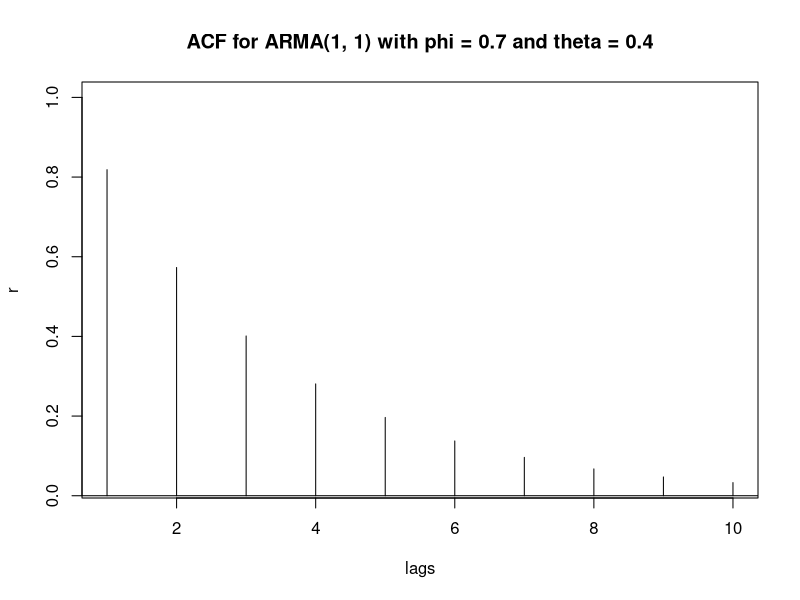
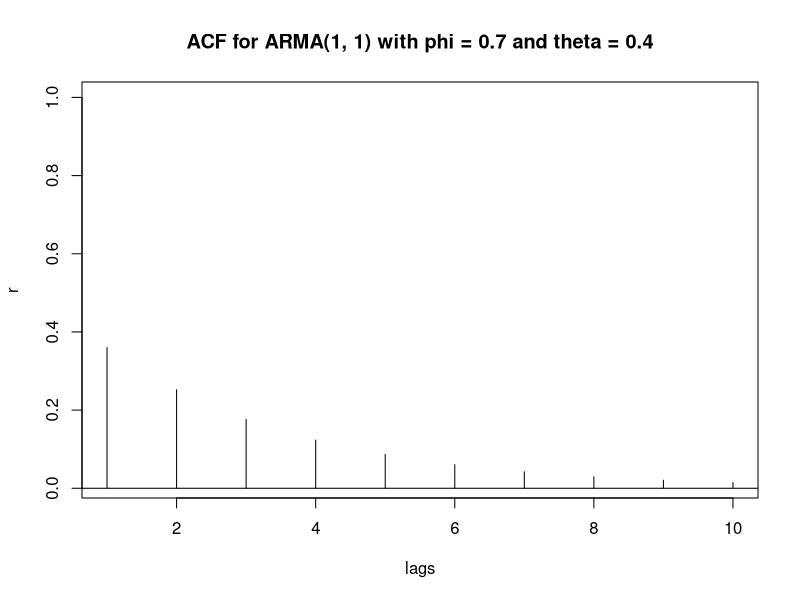
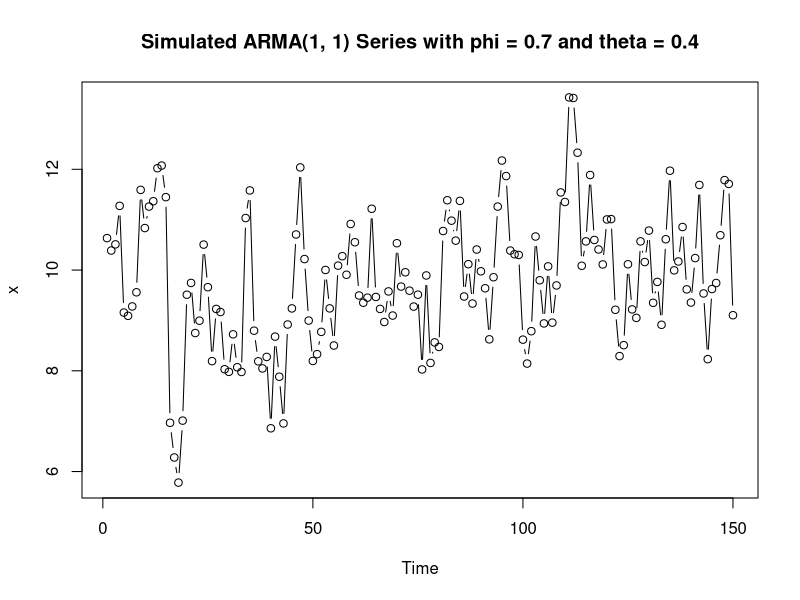
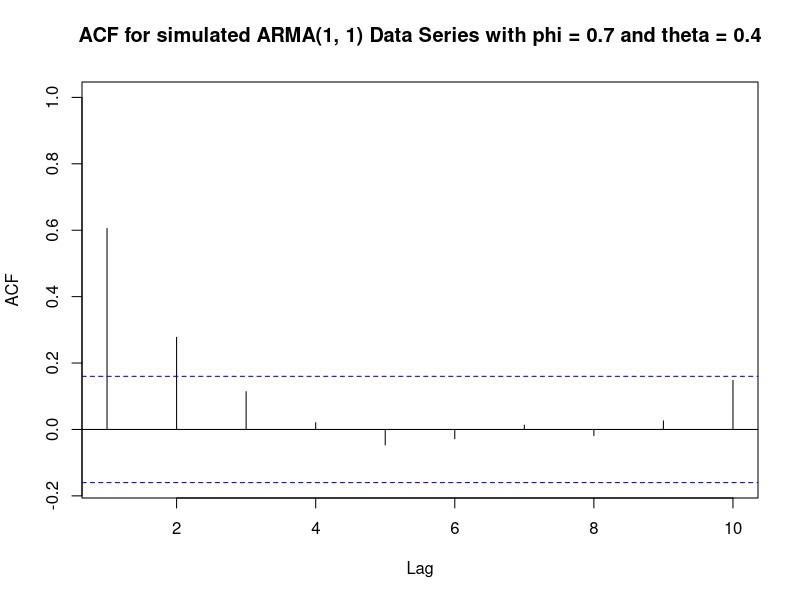
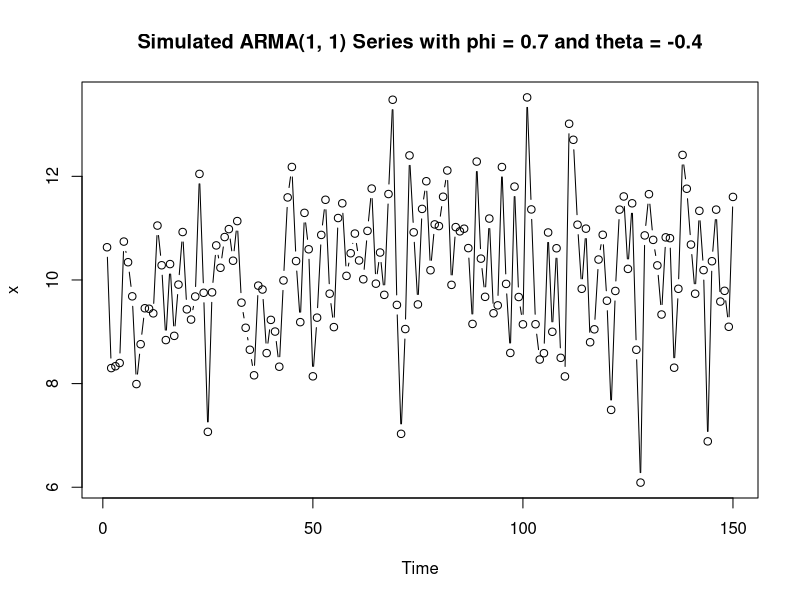
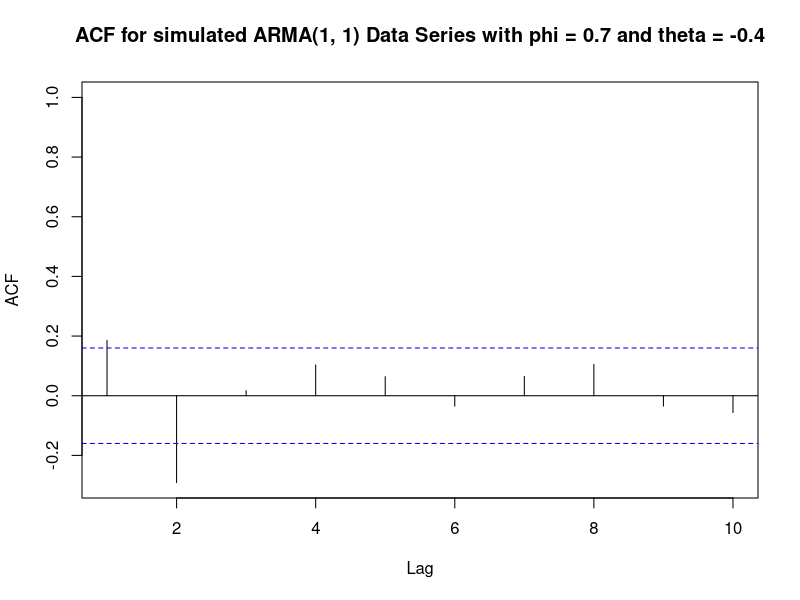
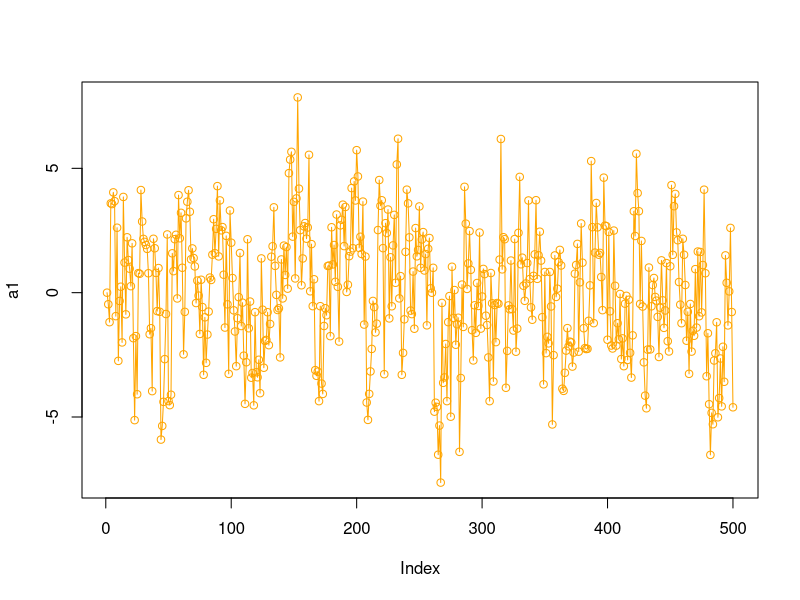
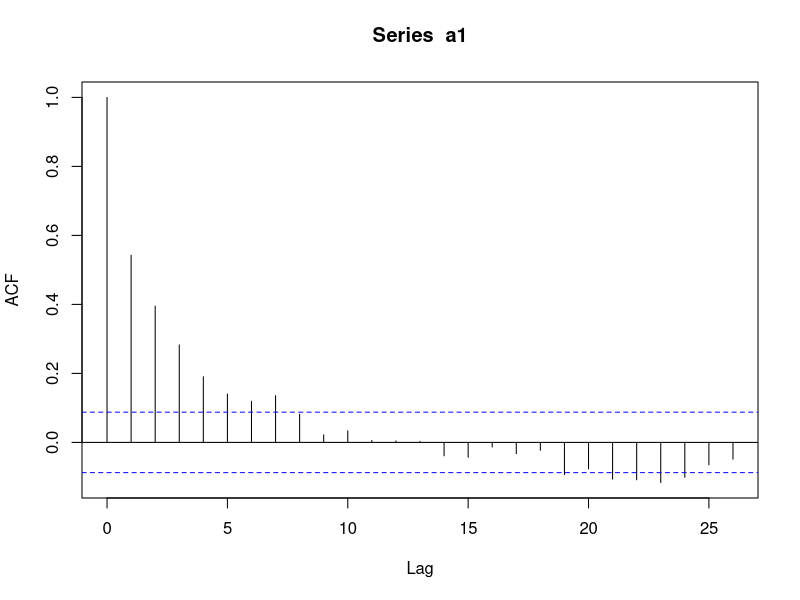

R code for these plots, in order:
## ---- chunk 1
acfma2=ARMAacf(ar=0.7, ma=0.4, lag.max=10) # 10 lags of ACF for ARMA(1, 1) with phi = 0.7 and theta = 0.4
acfma2
## ---- chunk 2
lags=0:10                       #creates a variable named lags that ranges from 0 to 10.
plot(lags,acfma2,xlim=c(1,10), ylab="r",type="h", main = "ACF for ARMA(1, 1) with phi = 0.7 and theta = 0.4")
abline(h=0)                     #adds a horizontal axis to the plot
## ---- chunk 3
acfma2=ARMAacf(ar=0.7, ma=-0.4, lag.max=10) # 10 lags of ACF for ARMA(1, 1) with phi = 0.7 and theta = 0.4
acfma2
## ---- chunk 4
lags=0:10                       #creates a variable named lags that ranges from 0 to 10.
plot(lags,acfma2,xlim=c(1,10), ylab="r",type="h", main = "ACF for ARMA(1, 1) with phi = 0.7 and theta = 0.4")
abline(h=0)                     #adds a horizontal axis to the plot
## ---- chunk 5
### a) phi = 0.7 and theta = 0.4
xc=arima.sim(n=150, list(ma=c(0.7,0.4)))
x=xc+10               # adds 10 to make mean = 10. Simulation defaults to mean = 0.
plot(x, type="b", main = "Simulated ARMA(1, 1) Series with phi = 0.7 and theta = 0.4")
## ---- chunk 6
acf(x, xlim=c(1,10), main="ACF for simulated ARMA(1, 1) Data Series with phi = 0.7 and theta = 0.4")

## ---- chunk 7
### b) phi = 0.7 and theta = -0.4
xc=arima.sim(n=150, list(ma=c(0.7,-0.4)))
x=xc+10               # adds 10 to make mean = 10. Simulation defaults to mean = 0.
plot(x, type="b", main = "Simulated ARMA(1, 1) Series with phi = 0.7 and theta = -0.4")
## ---- chunk 8
acf(x, xlim=c(1,10), main="ACF for simulated ARMA(1, 1) Data Series with phi = 0.7 and theta = -0.4")

## ---- chunk 9
a1 <- list();        # created a1 list
a1 <- append(a1,0)
a1
## ---- chunk 10
noise <- rnorm(5000) #simulates random variate having a specified normal distribution.
noise[1:10]
## ---- chunk 11
for (i in 2:500){
  a1 <- append(a1, (a1[[i-1]]*.7 + noise[i]) + (noise[i] - .4*noise[i-1]));
}
a1 <- unlist(a1)   # unlist function used to convert a list to vector
plot(a1, type="o", col="orange")
## ---- chunk 12
acf(a1)
## ---- chunk 13
a2 <- list();
a2 <- append(a2,0)
for (i in 2:500){
  a2 <- append(a2,(a2[[i-1]]*.7 + noise[i]) + (noise[i] - (-.4*noise[i-1])));
}
a2 <- unlist(a2)
plot(a2, type="o", col="orange")
## ---- chunk 14
acf(a2)
## ---- chunk 15
rm(list=ls())
options(width=200)
# install if not present
#install.packages("astsa")
## ---- chunk 16
#library(astsa)
cat(" Investigate ARMA models\n\n", "Last modification:",date(),'\n')
## ---- chunk 17
#  (a) ARMA(1,1) with φ = 0.7 and θ = 0.4.
ARMA11 <- arima.sim(model=list(ar=.7,ma=.4),n=150)
#ARMA01 <- arima.sim(model=list(ma=.7),n=150)
#ARMA10 <- arima.sim(model=list(ar=.4),n=150)
plot(ARMA11, type="o", col="orange")
## ---- chunk 18
#
# compute ACF for 
#
ARMA11.acf <- acf(ARMA11,plot=F)
#ARMA01.acf <- acf(ARMA01,plot=F)
#ARMA10.acf <- acf(ARMA10,plot=F)
#
# compute theoretical ACFs for all models
#
acf.11 <- ARMAacf(ar=.7,ma=.4,lag.max=20)     ## Example from Brockwell & Davis
#acf.01 <- ARMAacf(ma=.7,lag.max=20)
#acf.10 <- ARMAacf(ar=.4,lag.max=20)
#
# plot against each other
#
plot(ARMA11.acf)
#lines(ARMA11.acf$lag,acf.11)
## ---- chunk 19
#  (b) ARMA(1,1) with φ = 0.7 and θ = -0.4.
ARMA11 <- arima.sim(model=list(ar=.7,ma=-.4),n=150)
plot(ARMA11, type="o", col="orange")
## ---- chunk 20
# compute ACF for 
ARMA11.acf <- acf(ARMA11,plot=F)
# compute theoretical ACFs for all models
acf.11 <- ARMAacf(ar=.7,ma=-.4,lag.max=20)
# plot against each other
plot(ARMA11.acf)
